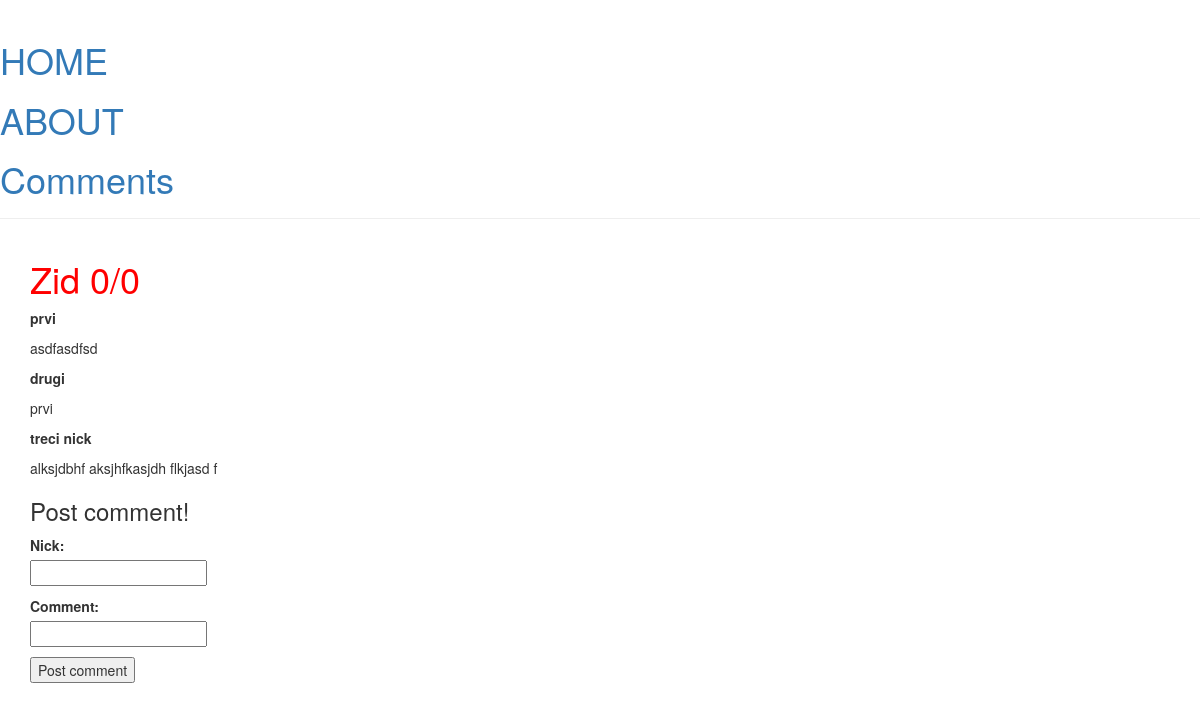
Page /slikice/1 on the earlier database version.
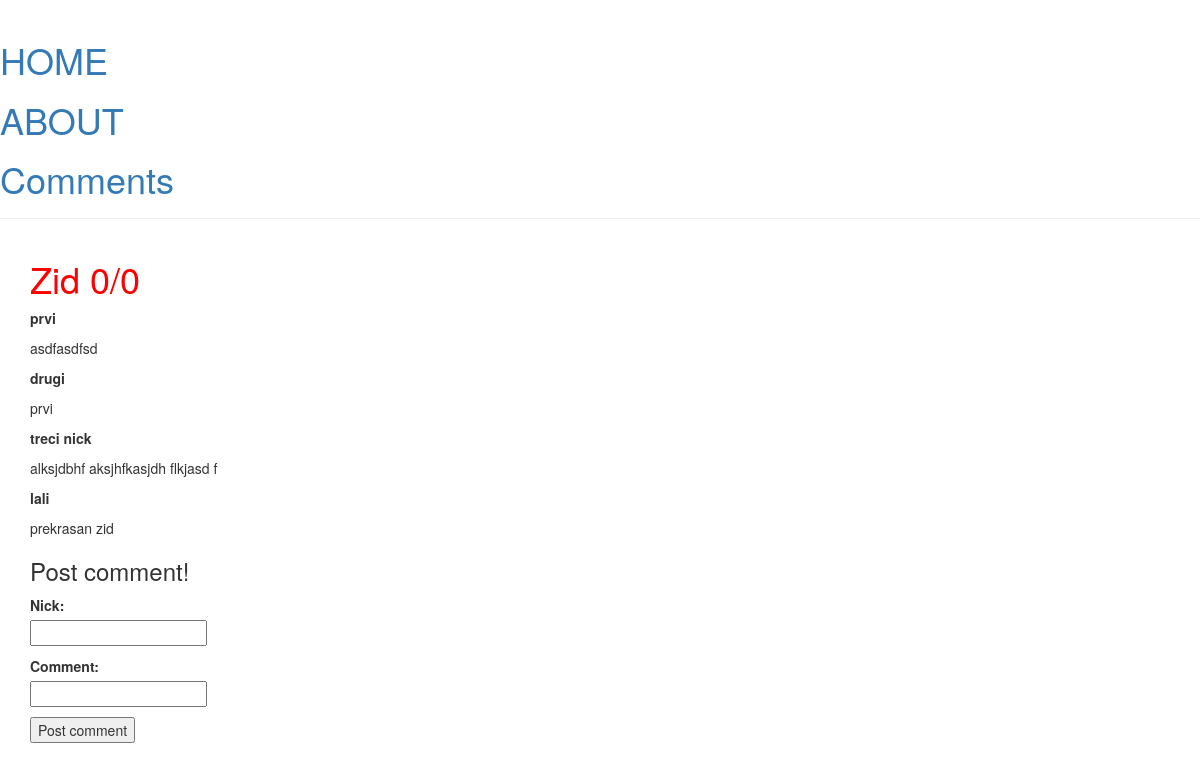
Same page on the later database version.
### imgs/models.py (models this page shows, shortened)
class Comment(models.Model):
    image = models.ForeignKey(Image, on_delete=models.CASCADE)
    text = models.TextField(blank=False)
    nick = models.CharField(max_length=128, blank=False)

### imgs/views.py (the view)
# urls.py: path('slikice/<int:image_id>', views.detail, name="detail"),
def detail(request, image_id):
    image = get_object_or_404(Image,pk=image_id)
    context = {
        'image': image,
        'comments': image.comment_set.all()
    }
    return render(request, 'imgs/detail.html', context)

### imgs/templates/imgs/detail.html (shortened to what this page needs)
{% extends 'imgs/base.html' %}
{% block content %}
{% if image %}
    <h1>{{ image.title }} {{ image.upvotes }}/{{ image.downvotes }}</h1>
    <div>
        {% for comment in comments %}
            <p><strong>{{ comment.nick }}</strong></p>
            <p>{{ comment.text }}</p>
        {% endfor %}
        <div>
            <h3>Post comment!</h3>
            <form action="{% url 'post_comment' image.id %}" method="post">
                <p>
                    <label for="comment_nick">Nick: </label> <br>
                    <input type="text" name="nick" id="comment_nick">
                </p>
                <p>
                    <label for="comment_text">Comment: </label> <br>
                    <input type="text" name="text" id="comment_text">
                </p>
                <input type="submit" value="Post comment">
            </form>
        </div>
    </div>
{% else %}
    <p>No images in database!</p>
{% endif %}
{% endblock %}

Differences in the rows shown:
added Comment: nick "lali", text "prekrasan zid"
